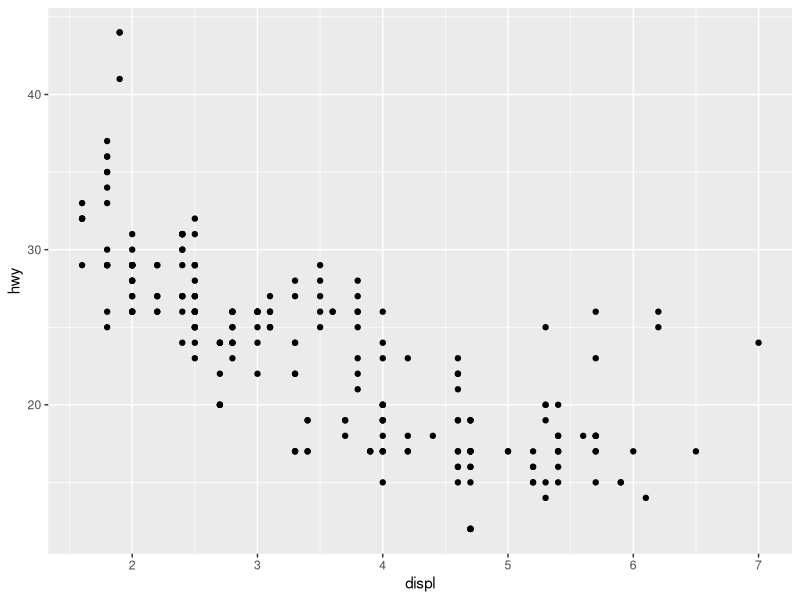
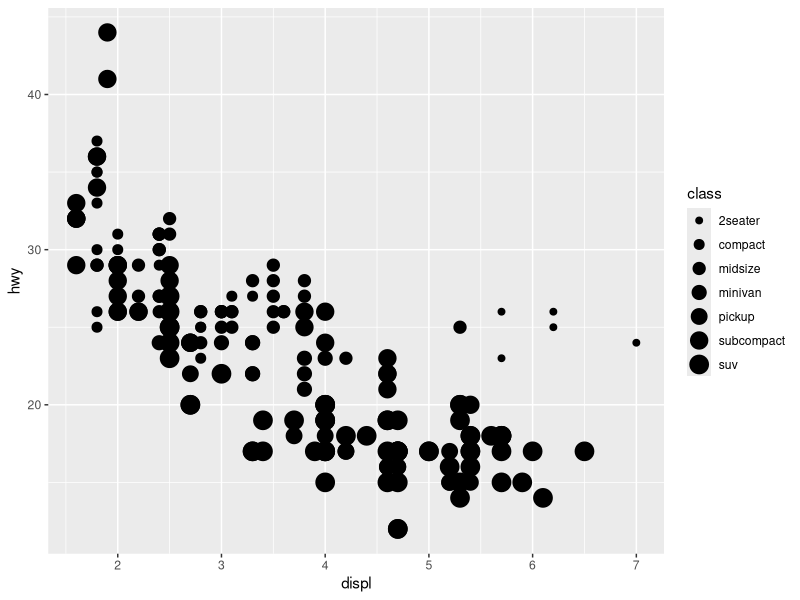
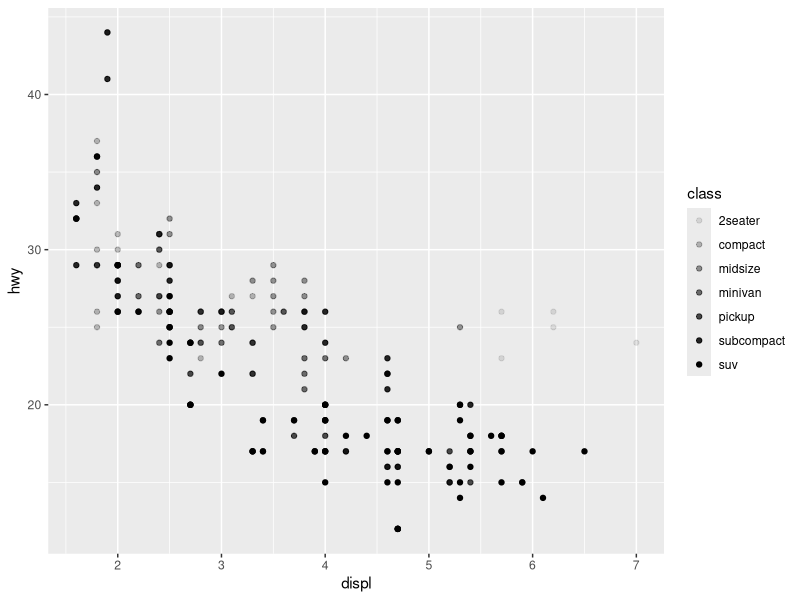
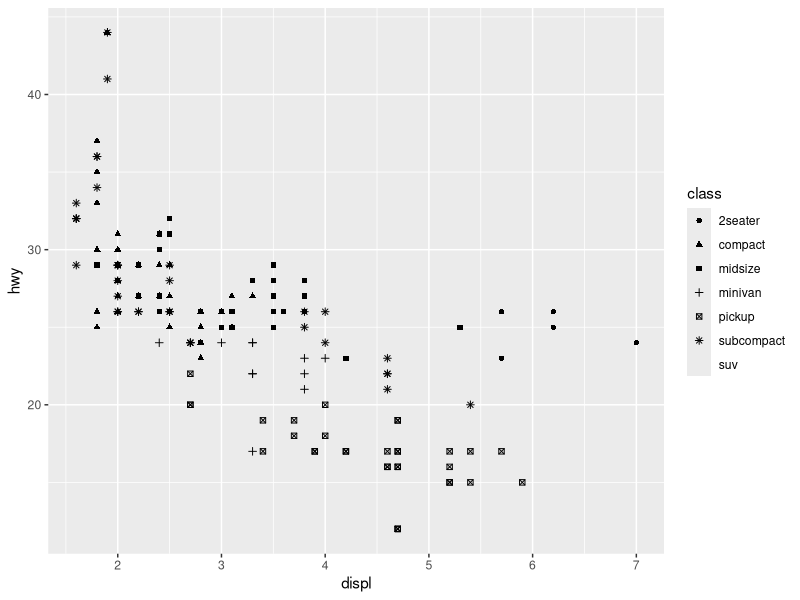

Reproduce these figures in R, in order.
## ```R for Data Science```

## First you will learn to import your data into R.
## Once you’ve imported your data, it is a good idea to tidy it up.
## Once you have tidy data, a common first step is to transform it.
## Together, tidying and transforming are called wrangling, because getting your
## data in a form that’s natural to work with often feels like a fight

## A good visualisation will show you things that you did not expect, 
## or raise new questions about the data.

## Once you have made your questions sufficiently precise, 
## you can use a model to answer them.

## The last step of data science is communication, an absolutely critical part of
## any data analysis project.

## Surrounding all these tools is programming. Programming is a cross-cutting tool 
## that you use in every part of the project.

## The Tidyverse Package
## You can install the complete tidyverse with the following code:
install.packages("tidyverse")

## We’ll use three other data packages from outside the tidyverse:
install.packages(c("nycflights13", "gapminder", "Lahman"))

## These packages provide data on airline flights, world development, and
## baseball that we’ll use to illustrate key data science ideas.

################## Data Visualisation with ggplot2. ##########
############ It implements the grammar of graphics ###########

## Load the package
library(tidyverse)

## You only need to install the packae once and reload it every other time
## you want to use it.

## Let’s use our first graph to answer a question: Do cars with big engines use
## more fuel than cars with small engines?

## We will make use of the mpg data frame
mpg

## Among the variables in mpg are:
  
#  displ - a car’s engine size in litres.
#  hwy   - a car’s fuel efficiency on the highway in miles per gallon (mpg). 
#  A car with a low fuel efficiency consumes more fuel than a car with a high 
#  fuel efficiency when they travel the same distance.

## To learn more about mpg, open its help page by running ?mpg.
?mpg

## Creating a ggplot
## We will plot mpg, where we will run the following code to put the
## displ on the x-axis and hwy on the y-axis:

ggplot(data = mpg)+ #Creates an empty graph
  geom_point(mapping = aes(x = displ, y = hwy)) #scatter plot

#This shows a negative relationship
## The plot shows a negative relationship between engine size (displ)
## and fuel efficiency (hwy). In other words, cars with big engines use
## more fuel. 

### You can convey information about your data by mapping the aesthetics
### in your plot to the variables in your dataset. 
### You can map the colors of your points to the class
### variable to reveal the class of each car.

ggplot(data = mpg)+ #Creates an empty graph
  geom_point(mapping = aes(x = displ, y = hwy, size = class)) #scatter plot

## In this case, the exact size of each point would reveal its class affiliation. 
## We get a warning here, because mapping an unordered variable (class) to an ordered
## aesthetic (size) is not a good idea.

## Instead we could have mapped class to the alpha aesthetic, which controls the 
## transparency of the points, or to the shape aesthetic, which controls the shape of the points.

# Left
ggplot(data = mpg) + 
  geom_point(mapping = aes(x = displ, y = hwy, alpha = class))

# Right
ggplot(data = mpg) + 
  geom_point(mapping = aes(x = displ, y = hwy, shape = class))

## By default, additional groups will go unplotted when you use the shape aesthetic.

